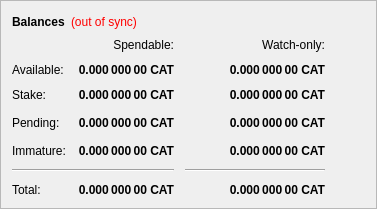
        <widget class="QFrame" name="frame">
         <property name="frameShape">
          <enum>QFrame::StyledPanel</enum>
         </property>
         <property name="frameShadow">
          <enum>QFrame::Raised</enum>
         </property>
         <layout class="QVBoxLayout" name="verticalLayout_4">
          <item>
           <layout class="QHBoxLayout" name="horizontalLayout_4">
            <item>
             <widget class="QLabel" name="label_5">
              <property name="font">
               <font>
                <weight>75</weight>
                <bold>true</bold>
               </font>
              </property>
              <property name="text">
               <string>Balances</string>
              </property>
             </widget>
            </item>
            <item>
             <widget class="QLabel" name="labelWalletStatus">
              <property name="cursor">
               <cursorShape>WhatsThisCursor</cursorShape>
              </property>
              <property name="toolTip">
               <string>The displayed information may be out of date. Your wallet automatically synchronizes with the Catcoin network after a connection is established, but this process has not completed yet.</string>
              </property>
              <property name="styleSheet">
               <string notr="true">QLabel { color: red; }</string>
              </property>
              <property name="text">
               <string notr="true">(out of sync)</string>
              </property>
              <property name="alignment">
               <set>Qt::AlignLeading|Qt::AlignLeft|Qt::AlignVCenter</set>
              </property>
             </widget>
            </item>
            <item>
             <spacer name="horizontalSpacer_3">
              <property name="orientation">
               <enum>Qt::Horizontal</enum>
              </property>
              <property name="sizeHint" stdset="0">
               <size>
                <width>40</width>
                <height>20</height>
               </size>
              </property>
             </spacer>
            </item>
           </layout>
          </item>
          <item>
           <layout class="QGridLayout" name="gridLayout">
            <property name="spacing">
             <number>11</number>
            </property>
            <item row="3" column="2">
             <widget class="QLabel" name="labelWatchPending">
              <property name="font">
               <font>
                <weight>75</weight>
                <bold>true</bold>
               </font>
              </property>
              <property name="cursor">
               <cursorShape>IBeamCursor</cursorShape>
              </property>
              <property name="toolTip">
               <string>Unconfirmed transactions to watch-only addresses</string>
              </property>
              <property name="text">
               <string notr="true">0.000 000 00 CAT</string>
              </property>
              <property name="alignment">
               <set>Qt::AlignRight|Qt::AlignTrailing|Qt::AlignVCenter</set>
              </property>
              <property name="textInteractionFlags">
               <set>Qt::LinksAccessibleByMouse|Qt::TextSelectableByKeyboard|Qt::TextSelectableByMouse</set>
              </property>
             </widget>
            </item>
            <item row="3" column="1">
             <widget class="QLabel" name="labelUnconfirmed">
              <property name="font">
               <font>
                <weight>75</weight>
                <bold>true</bold>
               </font>
              </property>
              <property name="cursor">
               <cursorShape>IBeamCursor</cursorShape>
              </property>
              <property name="toolTip">
               <string>Total of transactions that have yet to be confirmed, and do not yet count toward the spendable balance</string>
              </property>
              <property name="text">
               <string notr="true">0.000 000 00 CAT</string>
              </property>
              <property name="alignment">
               <set>Qt::AlignRight|Qt::AlignTrailing|Qt::AlignVCenter</set>
              </property>
              <property name="textInteractionFlags">
               <set>Qt::LinksAccessibleByMouse|Qt::TextSelectableByKeyboard|Qt::TextSelectableByMouse</set>
              </property>
             </widget>
            </item>
            <item row="4" column="2">
             <widget class="QLabel" name="labelWatchImmature">
              <property name="font">
               <font>
                <weight>75</weight>
                <bold>true</bold>
               </font>
              </property>
              <property name="cursor">
               <cursorShape>IBeamCursor</cursorShape>
              </property>
              <property name="toolTip">
               <string>Mined balance in watch-only addresses that has not yet matured</string>
              </property>
              <property name="text">
               <string notr="true">0.000 000 00 CAT</string>
              </property>
              <property name="alignment">
               <set>Qt::AlignRight|Qt::AlignTrailing|Qt::AlignVCenter</set>
              </property>
              <property name="textInteractionFlags">
               <set>Qt::LinksAccessibleByMouse|Qt::TextSelectableByKeyboard|Qt::TextSelectableByMouse</set>
              </property>
             </widget>
            </item>
            <item row="5" column="0" colspan="2">
             <widget class="Line" name="lineSpendableBalance">
              <property name="orientation">
               <enum>Qt::Horizontal</enum>
              </property>
             </widget>
            </item>
            <item row="5" column="2">
             <widget class="Line" name="lineWatchBalance">
              <property name="sizePolicy">
               <sizepolicy hsizetype="Preferred" vsizetype="Fixed">
                <horstretch>0</horstretch>
                <verstretch>0</verstretch>
               </sizepolicy>
              </property>
              <property name="minimumSize">
               <size>
                <width>140</width>
                <height>0</height>
               </size>
              </property>
              <property name="orientation">
               <enum>Qt::Horizontal</enum>
              </property>
             </widget>
            </item>
            <item row="6" column="0">
             <widget class="QLabel" name="labelTotalText">
              <property name="text">
               <string>Total:</string>
              </property>
             </widget>
            </item>
            <item row="4" column="1">
             <widget class="QLabel" name="labelImmature">
              <property name="font">
               <font>
                <weight>75</weight>
                <bold>true</bold>
               </font>
              </property>
              <property name="cursor">
               <cursorShape>IBeamCursor</cursorShape>
              </property>
              <property name="toolTip">
               <string>Mined balance that has not yet matured</string>
              </property>
              <property name="text">
               <string notr="true">0.000 000 00 CAT</string>
              </property>
              <property name="alignment">
               <set>Qt::AlignRight|Qt::AlignTrailing|Qt::AlignVCenter</set>
              </property>
              <property name="textInteractionFlags">
               <set>Qt::LinksAccessibleByMouse|Qt::TextSelectableByKeyboard|Qt::TextSelectableByMouse</set>
              </property>
             </widget>
            </item>
            <item row="3" column="3">
             <spacer name="horizontalSpacer_2">
              <property name="orientation">
               <enum>Qt::Horizontal</enum>
              </property>
              <property name="sizeHint" stdset="0">
               <size>
                <width>40</width>
                <height>20</height>
               </size>
              </property>
             </spacer>
            </item>
            <item row="4" column="0">
             <widget class="QLabel" name="labelImmatureText">
              <property name="text">
               <string>Immature:</string>
              </property>
             </widget>
            </item>
            <item row="6" column="1">
             <widget class="QLabel" name="labelTotal">
              <property name="font">
               <font>
                <weight>75</weight>
                <bold>true</bold>
               </font>
              </property>
              <property name="cursor">
               <cursorShape>IBeamCursor</cursorShape>
              </property>
              <property name="toolTip">
               <string>Your current total balance</string>
              </property>
              <property name="text">
               <string notr="true">0.000 000 00 CAT</string>
              </property>
              <property name="alignment">
               <set>Qt::AlignRight|Qt::AlignTrailing|Qt::AlignVCenter</set>
              </property>
              <property name="textInteractionFlags">
               <set>Qt::LinksAccessibleByMouse|Qt::TextSelectableByKeyboard|Qt::TextSelectableByMouse</set>
              </property>
             </widget>
            </item>
            <item row="6" column="2">
             <widget class="QLabel" name="labelWatchTotal">
              <property name="font">
               <font>
                <weight>75</weight>
                <bold>true</bold>
               </font>
              </property>
              <property name="cursor">
               <cursorShape>IBeamCursor</cursorShape>
              </property>
              <property name="toolTip">
               <string>Current total balance in watch-only addresses</string>
              </property>
              <property name="text">
               <string notr="true">0.000 000 00 CAT</string>
              </property>
              <property name="alignment">
               <set>Qt::AlignRight|Qt::AlignTrailing|Qt::AlignVCenter</set>
              </property>
              <property name="textInteractionFlags">
               <set>Qt::LinksAccessibleByMouse|Qt::TextSelectableByKeyboard|Qt::TextSelectableByMouse</set>
              </property>
             </widget>
            </item>
            <item row="0" column="2">
             <widget class="QLabel" name="labelWatchonly">
              <property name="text">
               <string>Watch-only:</string>
              </property>
              <property name="alignment">
               <set>Qt::AlignRight|Qt::AlignTrailing|Qt::AlignVCenter</set>
              </property>
             </widget>
            </item>
            <item row="1" column="0">
             <widget class="QLabel" name="labelBalanceText">
              <property name="text">
               <string>Available:</string>
              </property>
             </widget>
            </item>
            <item row="1" column="1">
             <widget class="QLabel" name="labelBalance">
              <property name="font">
               <font>
                <weight>75</weight>
                <bold>true</bold>
               </font>
              </property>
              <property name="cursor">
               <cursorShape>IBeamCursor</cursorShape>
              </property>
              <property name="toolTip">
               <string>Your current spendable balance</string>
              </property>
              <property name="text">
               <string notr="true">0.000 000 00 CAT</string>
              </property>
              <property name="alignment">
               <set>Qt::AlignRight|Qt::AlignTrailing|Qt::AlignVCenter</set>
              </property>
              <property name="textInteractionFlags">
               <set>Qt::LinksAccessibleByMouse|Qt::TextSelectableByKeyboard|Qt::TextSelectableByMouse</set>
              </property>
             </widget>
            </item>
            <item row="2" column="0">
             <widget class="QLabel" name="label_10">
              <property name="text">
               <string>Stake:</string>
              </property>
             </widget>
            </item>
            <item row="2" column="1">
             <widget class="QLabel" name="labelStake">
              <property name="font">
               <font>
                <weight>75</weight>
                <bold>true</bold>
               </font>
              </property>
              <property name="cursor">
               <cursorShape>IBeamCursor</cursorShape>
              </property>
              <property name="toolTip">
               <string>Total of coins that was staked, and do not yet count toward the current balance</string>
              </property>
              <property name="text">
               <string notr="true">0.000 000 00 CAT</string>
              </property>
              <property name="alignment">
               <set>Qt::AlignRight|Qt::AlignTrailing|Qt::AlignVCenter</set>
              </property>
              <property name="textInteractionFlags">
               <set>Qt::LinksAccessibleByMouse|Qt::TextSelectableByKeyboard|Qt::TextSelectableByMouse</set>
              </property>
             </widget>
            </item>
            <item row="2" column="2">
             <widget class="QLabel" name="labelWatchStake">
              <property name="font">
               <font>
                <weight>75</weight>
                <bold>true</bold>
               </font>
              </property>
              <property name="cursor">
               <cursorShape>IBeamCursor</cursorShape>
              </property>
              <property name="toolTip">
               <string>Total of coins that was staked in watch-only addresses, and do not yet count toward the current watch-only balance</string>
              </property>
              <property name="text">
               <string notr="true">0.000 000 00 CAT</string>
              </property>
              <property name="alignment">
               <set>Qt::AlignRight|Qt::AlignTrailing|Qt::AlignVCenter</set>
              </property>
              <property name="textInteractionFlags">
               <set>Qt::LinksAccessibleByMouse|Qt::TextSelectableByKeyboard|Qt::TextSelectableByMouse</set>
              </property>
             </widget>
            </item>
            <item row="1" column="2">
             <widget class="QLabel" name="labelWatchAvailable">
              <property name="font">
               <font>
                <weight>75</weight>
                <bold>true</bold>
               </font>
              </property>
              <property name="cursor">
               <cursorShape>IBeamCursor</cursorShape>
              </property>
              <property name="toolTip">
               <string>Your current balance in watch-only addresses</string>
              </property>
              <property name="text">
               <string notr="true">0.000 000 00 CAT</string>
              </property>
              <property name="alignment">
               <set>Qt::AlignRight|Qt::AlignTrailing|Qt::AlignVCenter</set>
              </property>
              <property name="textInteractionFlags">
               <set>Qt::LinksAccessibleByMouse|Qt::TextSelectableByKeyboard|Qt::TextSelectableByMouse</set>
              </property>
             </widget>
            </item>
            <item row="3" column="0">
             <widget class="QLabel" name="labelPendingText">
              <property name="text">
               <string>Pending:</string>
              </property>
             </widget>
            </item>
            <item row="0" column="1">
             <widget class="QLabel" name="labelSpendable">
              <property name="text">
               <string>Spendable:</string>
              </property>
              <property name="alignment">
               <set>Qt::AlignRight|Qt::AlignTrailing|Qt::AlignVCenter</set>
              </property>
             </widget>
            </item>
           </layout>
          </item>
         </layout>
        </widget>
